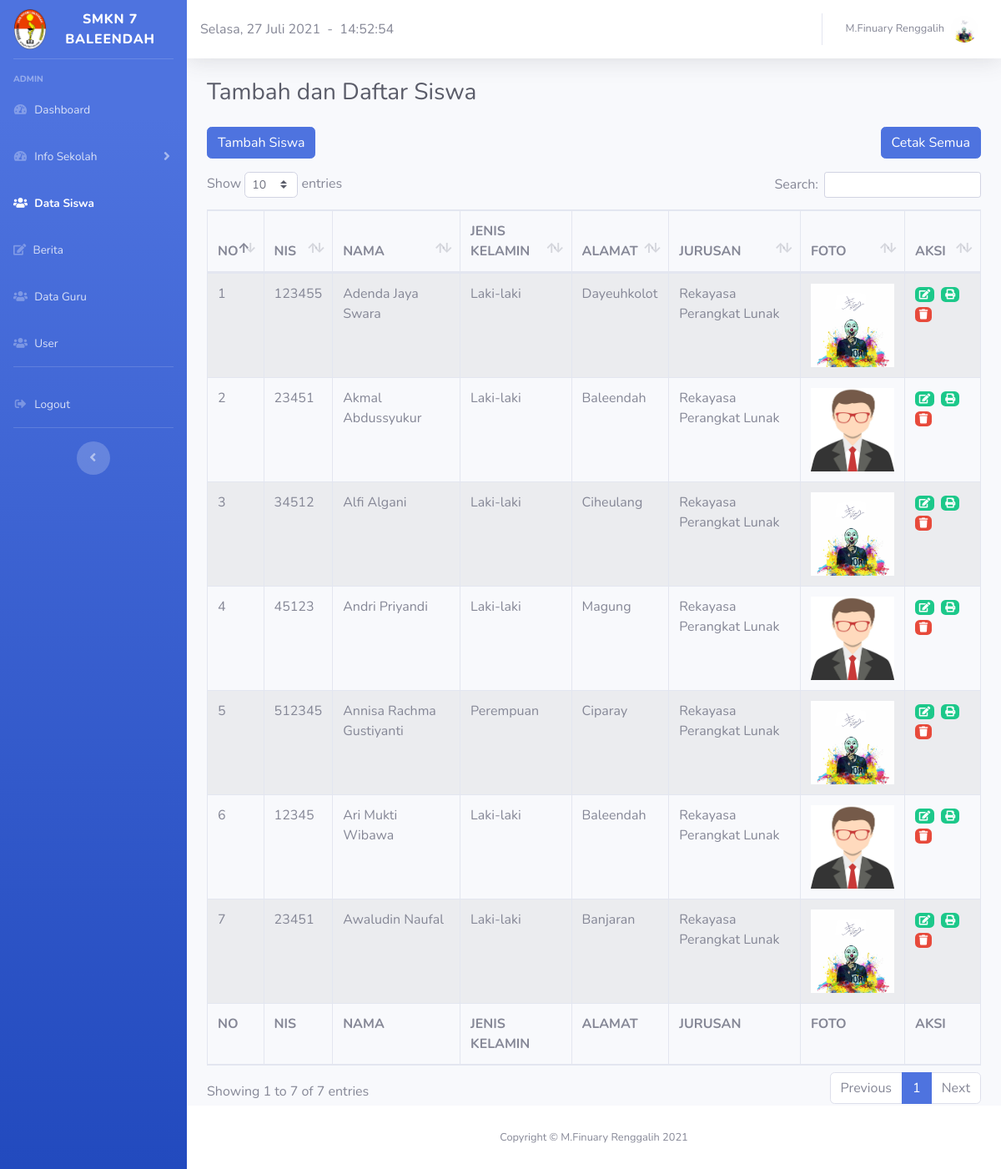
The page /halaman_admin/siswa/tambah_siswa.php?pesan=berhasilsimpan (signed in) on the database its author committed.
### tables this page shows
CREATE TABLE `siswa` (
  `id` int(11) NOT NULL,
  `nis` varchar(11) NOT NULL,
  `nama` varchar(225) NOT NULL,
  `jenis_kelamin` varchar(225) NOT NULL,
  `alamat` varchar(225) NOT NULL,
  `jurusan` varchar(225) NOT NULL,
  `foto` varchar(225) NOT NULL
);

### halaman_admin/siswa/tambah_siswa.php (the view, shortened to what this page needs)
<!DOCTYPE html>
<html lang="en">
<head>
  <link rel="stylesheet" type="text/css" href="../../assets/sweetalert/sweetalert2.all.min.css">
  <link href="../vendor/fontawesome-free/css/all.min.css" rel="stylesheet" type="text/css">
  <link href="../css/sb-admin-2.min.css" rel="stylesheet">
  <link href="../vendor/datatables/dataTables.bootstrap4.min.css" rel="stylesheet">
</head>
<body id="page-top">
  <div id="wrapper">
    <ul class="navbar-nav bg-gradient-primary sidebar sidebar-dark accordion" id="accordionSidebar">
      <a class="sidebar-brand d-flex align-items-center justify-content-center" href="index.html">
        <div class="sidebar-brand-icon">
          <img src="../../images/foto.png" height="50">
        </div>
        <div class="sidebar-brand-text mx-3">SMKN 7 BALEENDAH</div>
      </a>
      <hr class="sidebar-divider">
      <div class="sidebar-heading">
        Admin
      </div>
      <li class="nav-item">
        <a class="nav-link collapsed" href="../halaman_admin.php" data-toggle="collapses" data-target="#collapsesOne" aria-expanded="true" aria-controls="collapseOnes">
          <i class="fas fa-fw fa-tachometer-alt"></i>
          <span>Dashboard</span></a>
      </li>
      <li class="nav-item">
        <a class="nav-link collapsed" href="#" data-toggle="collapse" data-target="#collapseOne" aria-expanded="true" aria-controls="collapseOne">
          <i class="fas fa-fw fa-tachometer-alt"></i>
          <span>Info Sekolah</span></a>
      </li>
      <li class="nav-item active">
        <a class="nav-link collapsed" href="" data-toggle="collapses" data-target="#collapseTwo" aria-expanded="true" aria-controls="collapseTwo">
          <i class="fa fa-users"></i>
          <span>Data Siswa</span>
        </a>
      </li>
      <li class="nav-item">
        <a class="nav-link collapsed" href="../info_sekolah/berita/berita.php" data-toggle="collapses" data-target="#collapseUtilities" aria-expanded="true" aria-controls="collapseUtilities">
          <i class="fa fa-edit"></i>
          <span>Berita</span>
        </a>
      </li>
      <li class="nav-item">
        <a class="nav-link collapsed" href="../guru/tambah_guru.php" data-toggle="collapses" data-target="#collapsePages" aria-expanded="true" aria-controls="collapsePages">
          <i class="fa fa-users"></i>
          <span>Data Guru</span>
        </a>
      </li>
      <li class="nav-item">
        <a class="nav-link collapsed" href="../user/tambah_user.php" data-toggle="collapses" data-target="#collapsePagess" aria-expanded="true" aria-controls="collapsePagess">
          <i class="fa fa-users"></i>
          <span>User</span></a>
      </li>
      <hr class="sidebar-divider d-none d-md-block">
      <li class="nav-item">
        <a class="nav-link" href="../../login/logout.php">
          <i class="fas fa-fw fa-sign-out-alt"></i>
          <span>Logout</span></a>
      </li>
      <hr class="sidebar-divider d-none d-md-block">
      <div class="text-center d-none d-md-inline">
        <button class="rounded-circle border-0" id="sidebarToggle"></button>
      </div>
    </ul>
    <div id="content-wrapper" class="d-flex flex-column">
      <div id="content">
        <nav class="navbar navbar-expand navbar-light bg-white topbar mb-4 static-top shadow">
          <script lang="JavaScript">document.write(tanggallengkap);</script>&nbsp;&nbsp;-&nbsp;&nbsp;
          <div id="jam"></div>
          <ul class="navbar-nav ml-auto">
            <li class="nav-item dropdown no-arrow">
              <a class="nav-link dropdown-toggle" href="#" id="userDropdown" role="button" data-toggle="dropdown" aria-haspopup="true" aria-expanded="false">
                <span class="mr-2 d-none d-lg-inline text-gray-600 small"><?php echo $_SESSION['nama']; ?></span>
                <?php echo "<img class='img-profile rounded-circle' src='../images/".$_SESSION['foto']."'>"; ?>
              </a>
            </li>
          </ul>
        </nav>
<div class="container-fluid">
  <h1 class="h3 mb-4 text-gray-800">Tambah dan Daftar Siswa</h1>
    <a href="" class="btn btn-primary mb-3" data-toggle="modal" data-target="#newMenuModal">Tambah Siswa</a>
    <a href="cetak.php" class="btn btn-primary mb-3" target="_blank" style="float: right;">Cetak Semua</a>
      <div class="table-responsive">
        <table id="dataTable" class="table table-striped table-bordered data" width="100%">
          <thead>
            <tr>
              <th>NO</th>
              <th>NIS</th>
              <th>NAMA</th>
              <th>JENIS KELAMIN</th>
              <th>ALAMAT</th>
              <th>JURUSAN</th>
              <th>FOTO</th>
              <th>AKSI</th>
            </tr>
          </thead>
          <tfoot>
            <tr>
              <th>NO</th>
              <th>NIS</th>
              <th>NAMA</th>
              <th>JENIS KELAMIN</th>
              <th>ALAMAT</th>
              <th>JURUSAN</th>
              <th>FOTO</th>
              <th>AKSI</th>
            </tr>
          </tfoot>
          <tbody>
            <?php
              include "../../koneksi.php";
              $id = 0;
              $sql = mysqli_query($koneksi, "SELECT * FROM siswa ORDER BY nama ASC");
              while($data = mysqli_fetch_array($sql)) {
                $id++;
                echo "<tr>";
                echo "<td>$id</td>";
                echo "<td width='10'>".$data['nis']."</td>";
                echo "<td width='200'>".$data['nama']."</td>";
                echo "<td width='150'>".$data['jenis_kelamin']."</td>";
                echo "<td>".$data['alamat']."</td>";
                echo "<td width='220'>".$data['jurusan']."</td>";
                echo "<td><img src='../images/".$data['foto']."' width='100' height='100'></td>";
                echo "<td width='90'><a href='form_ubah.php?id=".$data['id']."' class='badge badge-success'><i class='fa fa-edit'></i></a>&nbsp;&nbsp;<a href='cetak_siswa.php?id=".$data['id']."' class='badge badge-success' target='_blank'><i class='fas fa-print'></i></a>&nbsp;&nbsp;<a href='proses_hapus.php?id=".$data['id']."' class='badge badge-danger'><i class='fa fa-trash'></i></a></td>";
                echo "</tr>";
              }
            ?>
          </tbody>
        </table>
      </div>
  </div>
</div>
      <footer class="sticky-footer bg-white">
        <div class="container my-auto">
          <div class="copyright text-center my-auto">
            <span>Copyright &copy; M.Finuary Renggalih <?= date('Y'); ?></span>
          </div>
        </div>
      </footer>
    </div>
  </div>
</body>
</html>

### rows shown on the page
siswa: nis "123455", nama "Adenda Jaya Swara", jenis_kelamin "Laki-laki", alamat "Dayeuhkolot", jurusan "Rekayasa Perangkat Lunak", foto (placeholder picture)
siswa: nis "23451", nama "Akmal Abdussyukur", jenis_kelamin "Laki-laki", alamat "Baleendah", jurusan "Rekayasa Perangkat Lunak", foto (placeholder picture)
siswa: nis "34512", nama "Alfi Algani", jenis_kelamin "Laki-laki", alamat "Ciheulang", jurusan "Rekayasa Perangkat Lunak", foto (placeholder picture)
siswa: nis "45123", nama "Andri Priyandi", jenis_kelamin "Laki-laki", alamat "Magung", jurusan "Rekayasa Perangkat Lunak", foto (placeholder picture)
siswa: nis "512345", nama "Annisa Rachma Gustiyanti", jenis_kelamin "Perempuan", alamat "Ciparay", jurusan "Rekayasa Perangkat Lunak", foto (placeholder picture)
siswa: nis "12345", nama "Ari Mukti Wibawa", jenis_kelamin "Laki-laki", alamat "Baleendah", jurusan "Rekayasa Perangkat Lunak", foto (placeholder picture)
siswa: nis "23451", nama "Awaludin Naufal", jenis_kelamin "Laki-laki", alamat "Banjaran", jurusan "Rekayasa Perangkat Lunak", foto (placeholder picture)

### other values the page prints
$_SESSION['nama'] "M.Finuary Renggalih"
